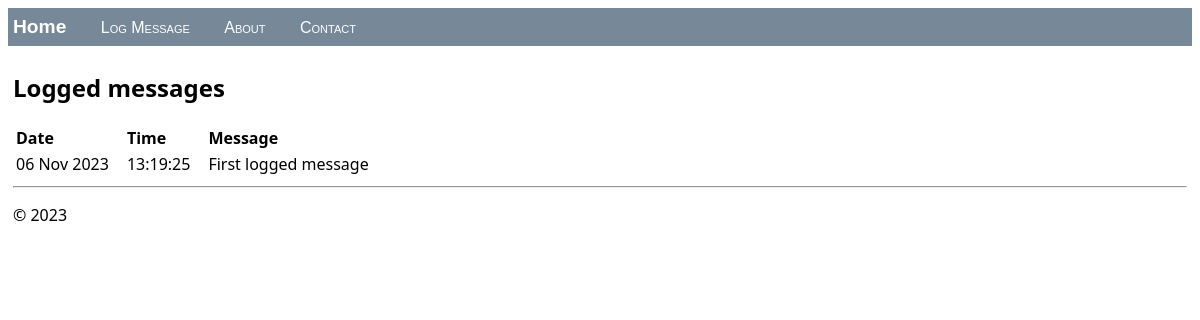
The app's page /, older data.
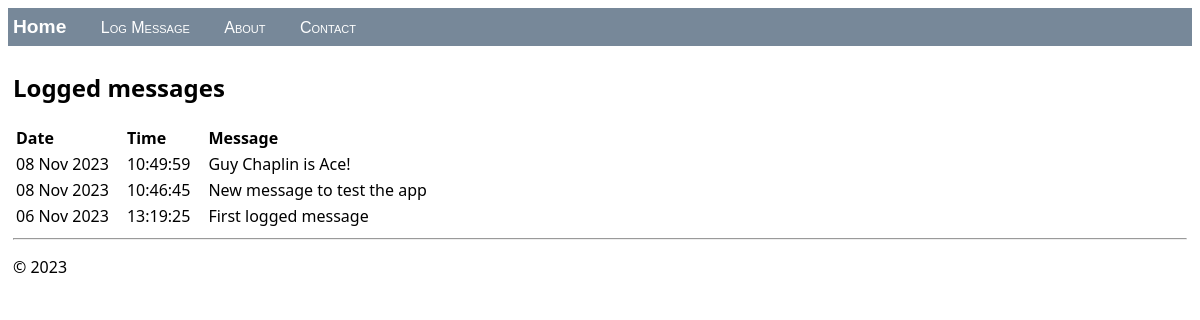
The same page, newer data.
### hello/models.py (models this page shows, shortened)
class LogMessage(models.Model):
    message = models.CharField(max_length=300)
    log_date = models.DateTimeField("date logged")

### hello/views.py (the view)
class HomeListView(ListView):
    model = LogMessage
    def get_context_data(self, **kwargs):
        context = super(HomeListView, self).get_context_data(**kwargs)
        return context

### hello/templates/hello/home.html
{% extends "hello/base.html" %} {% block title %} Home {% endblock %}
{% block content %}
<h2>Logged messages</h2>
{% if message_list %}
    <table class="message_list">
        <thead>
            <tr>
                <th>Date</th>
                <th>Time</th>
                <th>Message</th>
            </tr>
        </thead>
        <tbody>
        {% for message in message_list %}
            <tr>
                <td>{{ message.log_date | date:'d M Y' }}</td>
                <td>{{ message.log_date | time:'H:i:s' }}</td>
                <td>{{ message.message }}</td>
            </tr>
            {% endfor %}
        </tbody>
    </table>
{% else %}
    <p>No messages have been logged. Use the <a href="{% url 'log' %}">Log Message form</a>.</p>
{% endif %}
{% endblock %}

### hello/templates/hello/base.html (shortened to what this page needs)
<!DOCTYPE html>
<html>
  <head>
    {% load static %}
    <link
      rel="stylesheet"
      type="text/css"
      href="{% static 'hello/site.css' %}"
    />
  </head>
  <body>
    <div class="navbar">
      <a href="{% url 'home' %}" class="navbar-brand">Home</a>
      <a href="{% url 'log' %}" class="navbar-item">Log Message</a>
      <a href="{% url 'about' %}" class="navbar-item">About</a>
      <a href="{% url 'contact' %}" class="navbar-item">Contact</a>
    </div>
    <div class="body-content">
      {% block content %} {% endblock %}
      <hr />
      <footer>
        <p>&copy; 2023</p>
      </footer>
    </div>
  </body>
</html>

### hello/static/hello/site.css (style rules this page uses)
.navbar { background-color: lightslategray; font-size: 1em; font-family: "Trebuchet MS", "Lucida Sans Unicode", "Lucida Grande", "Lucida Sans", Arial, sans-serif; color: white; padding: 8px 5px 8px 5px; }
.navbar a { text-decoration: none; color: inherit; }
.navbar-brand { font-size: 1.2em; font-weight: 600; }
.navbar-item { font-variant: small-caps; margin-left: 30px; }
.body-content { padding: 5px; font-family: "Segoe UI", Tahoma, Geneva, Verdana, sans-serif; }
.message_list th,td { text-align: left; padding-right: 15px; }

Row changes from the older to the newer data that the page shows:
added LogMessage: log_date "08 Nov 2023", log_date "10:49:59", message "Guy Chaplin is Ace!"
added LogMessage: log_date "08 Nov 2023", log_date "10:46:45", message "New message to test the app"
